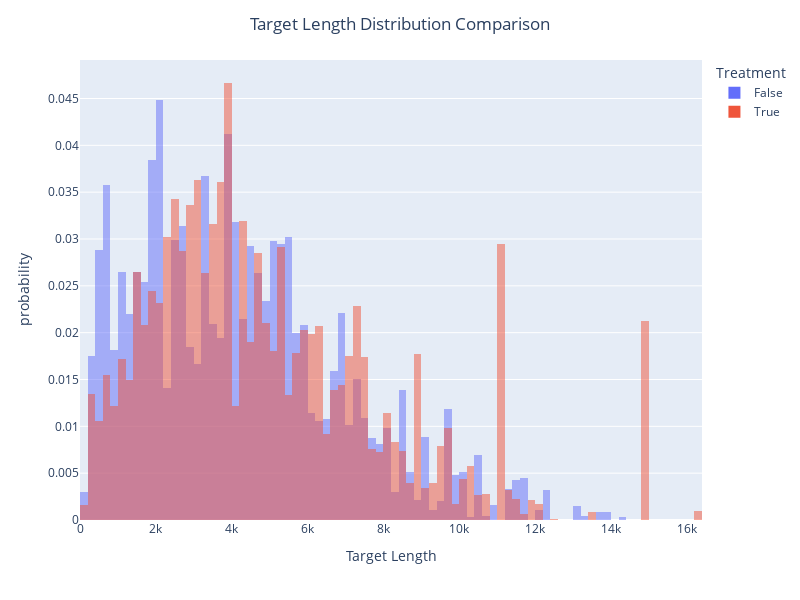
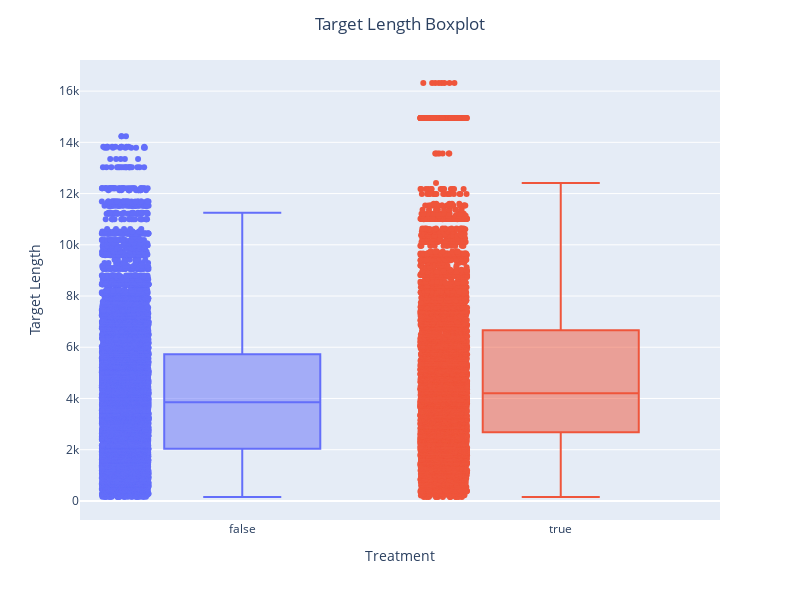

The code cell stored with these charts, in order, in its notebook:
### Code cell
fig, axes = plt.subplots(nrows=1, ncols=2, figsize=(15, 5))

ax = sns.histplot(df_analysis[df_analysis.treatment]["targetLength"], stat='probability', color='blue', label='treated', element="step", ax=axes[0])
ax = sns.histplot(df_analysis[~df_analysis.treatment]["targetLength"], stat='probability', color='orange', label='control', element="step", ax=axes[0])

bx = sns.boxplot(x="treatment", y="startLength", data=df_analysis, ax=axes[1], palette=["orange", "blue"], width=0.3)

ax.set(title='Target Length distribution comparison', xlabel="Target Length", ylabel='Target Length probability')
bx.set(title='Target Length boxplot', xlabel="Treatment", ylabel='Target Length')

ax.legend()
bx.legend()
plt.show()

fig_name = "target_length_distribution"

fig = px.histogram(
    df_analysis,
    x="targetLength",
    color="treatment",
    labels={"targetLength": "Target Length", "count": "Count", "treatment": "Treatment"},
    histnorm="probability",
    #nbins=30,
    barmode='overlay',
)

fig.update_layout(
    title_text="Target Length Distribution Comparison",
    title_x=0.5,
    width=FIGURE_WIDTH,
    height=FIGURE_HEIGHT,
)

fig.write_image(os.path.join(PLOTS_PATH_PX, f"{fig_name}_hist.pdf"))
fig.write_html(os.path.join(PLOTS_PATH_HTML, f"{fig_name}_hist.html"))
fig.show()

fig = px.box(
    df_analysis,
    x="treatment",
    y="targetLength",
    color="treatment",
    labels={"targetLength": "Target Length", "treatment": "Treatment"},
    points="all"
)

fig.update_layout(
    title_text="Target Length Boxplot",
    showlegend=False,
    title_x=0.5,
    width=FIGURE_WIDTH,
    height=FIGURE_HEIGHT
)

fig.write_image(os.path.join(PLOTS_PATH_PX, f"{fig_name}_box.pdf"))
fig.write_html(os.path.join(PLOTS_PATH_HTML, f"{fig_name}_box.html"))
fig.show()

### Figure 1 — Plotly figure (JSON) as saved in the notebook; plotly's stock layout.template omitted (floating-point values rounded to 4 significant figures; data arrays with more than 128 entries replaced by an {"elided": "..."} marker saying what was removed)
{"data": [{"alignmentgroup": "True", "bingroup": "x", "histnorm": "probability", "hovertemplate": "Treatment=False<br>Target Length=%{x}<br>probability=%{y}<extra></extra>", "legendgroup": "False", "marker": {"color": "#636efa", "opacity": 0.5, "pattern": {"shape": ""}}, "name": "False", "offsetgroup": "False", "orientation": "v", "showlegend": true, "type": "histogram", "x": {"elided": "11019 int values"}, "xaxis": "x", "yaxis": "y"}, {"alignmentgroup": "True", "bingroup": "x", "histnorm": "probability", "hovertemplate": "Treatment=True<br>Target Length=%{x}<br>probability=%{y}<extra></extra>", "legendgroup": "True", "marker": {"color": "#EF553B", "opacity": 0.5, "pattern": {"shape": ""}}, "name": "True", "offsetgroup": "True", "orientation": "v", "showlegend": true, "type": "histogram", "x": {"elided": "8145 int values"}, "xaxis": "x", "yaxis": "y"}], "layout": {"barmode": "overlay", "height": 600, "legend": {"title": {"text": "Treatment"}, "tracegroupgap": 0}, "margin": {"t": 60}, "title": {"text": "Target Length Distribution Comparison", "x": 0.5}, "width": 800, "xaxis": {"anchor": "y", "domain": [0, 1], "title": {"text": "Target Length"}}, "yaxis": {"anchor": "x", "domain": [0, 1], "title": {"text": "probability"}}}}

### Figure 2 — Plotly figure (JSON) as saved in the notebook; plotly's stock layout.template omitted (floating-point values rounded to 4 significant figures; data arrays with more than 128 entries replaced by an {"elided": "..."} marker saying what was removed)
{"data": [{"alignmentgroup": "True", "boxpoints": "all", "hovertemplate": "Treatment=%{x}<br>Target Length=%{y}<extra></extra>", "legendgroup": "False", "marker": {"color": "#636efa"}, "name": "False", "notched": false, "offsetgroup": "False", "orientation": "v", "showlegend": true, "type": "box", "x": {"elided": "11019 bool values"}, "x0": " ", "xaxis": "x", "y": {"elided": "11019 int values"}, "y0": " ", "yaxis": "y"}, {"alignmentgroup": "True", "boxpoints": "all", "hovertemplate": "Treatment=%{x}<br>Target Length=%{y}<extra></extra>", "legendgroup": "True", "marker": {"color": "#EF553B"}, "name": "True", "notched": false, "offsetgroup": "True", "orientation": "v", "showlegend": true, "type": "box", "x": {"elided": "8145 bool values"}, "x0": " ", "xaxis": "x", "y": {"elided": "8145 int values"}, "y0": " ", "yaxis": "y"}], "layout": {"boxmode": "overlay", "height": 600, "legend": {"title": {"text": "Treatment"}, "tracegroupgap": 0}, "margin": {"t": 60}, "showlegend": false, "title": {"text": "Target Length Boxplot", "x": 0.5}, "width": 800, "xaxis": {"anchor": "y", "categoryarray": [false, true], "categoryorder": "array", "domain": [0, 1], "title": {"text": "Treatment"}}, "yaxis": {"anchor": "x", "domain": [0, 1], "title": {"text": "Target Length"}}}}
